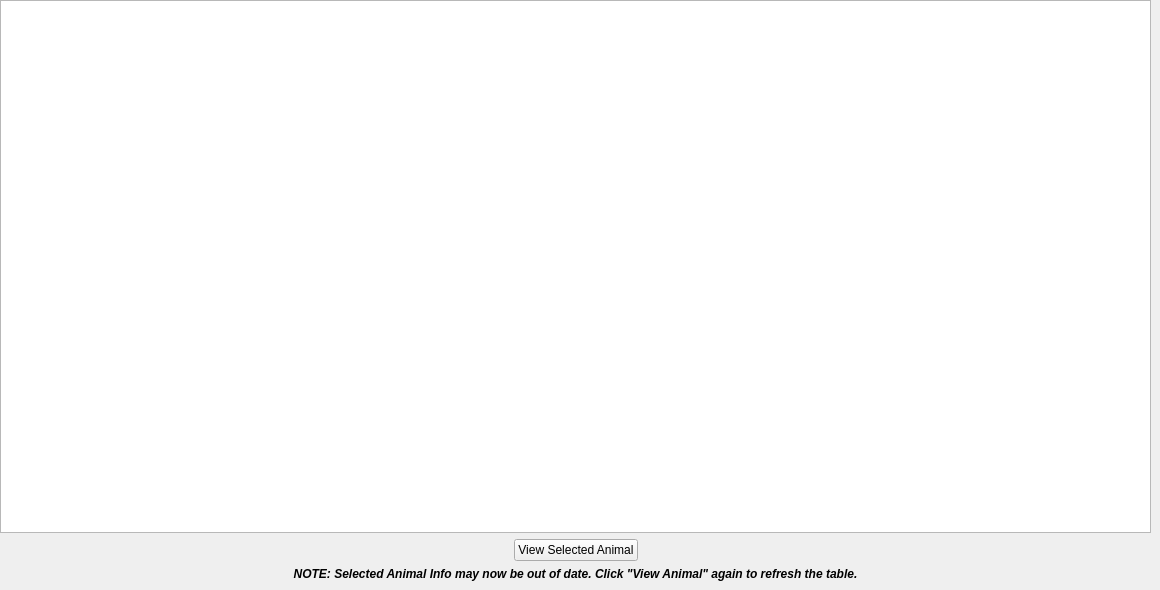
      <widget class="QWidget" name="ViewAnimalPage">
       <widget class="QWidget" name="layoutWidget">
        <property name="geometry">
         <rect>
          <x>0</x>
          <y>0</y>
          <width>1151</width>
          <height>581</height>
         </rect>
        </property>
        <layout class="QVBoxLayout" name="verticalLayout_3">
         <item>
          <widget class="QTableView" name="tableView_viewAnimals"/>
         </item>
         <item>
          <layout class="QHBoxLayout" name="horizontalLayout_16">
           <item>
            <spacer name="horizontalSpacer_9">
             <property name="orientation">
              <enum>Qt::Horizontal</enum>
             </property>
             <property name="sizeHint" stdset="0">
              <size>
               <width>40</width>
               <height>20</height>
              </size>
             </property>
            </spacer>
           </item>
           <item>
            <widget class="QPushButton" name="viewSelectedAnimalButton">
             <property name="text">
              <string>View Selected Animal</string>
             </property>
            </widget>
           </item>
           <item>
            <spacer name="horizontalSpacer_10">
             <property name="orientation">
              <enum>Qt::Horizontal</enum>
             </property>
             <property name="sizeHint" stdset="0">
              <size>
               <width>40</width>
               <height>20</height>
              </size>
             </property>
            </spacer>
           </item>
          </layout>
         </item>
         <item>
          <widget class="QLabel" name="refreshLabelAnimal">
           <property name="enabled">
            <bool>true</bool>
           </property>
           <property name="font">
            <font>
             <weight>75</weight>
             <italic>true</italic>
             <bold>true</bold>
            </font>
           </property>
           <property name="text">
            <string>NOTE: Selected Animal Info may now be out of date. Click &quot;View Animal&quot; again to refresh the table.</string>
           </property>
           <property name="alignment">
            <set>Qt::AlignCenter</set>
           </property>
          </widget>
         </item>
        </layout>
       </widget>
      </widget>
